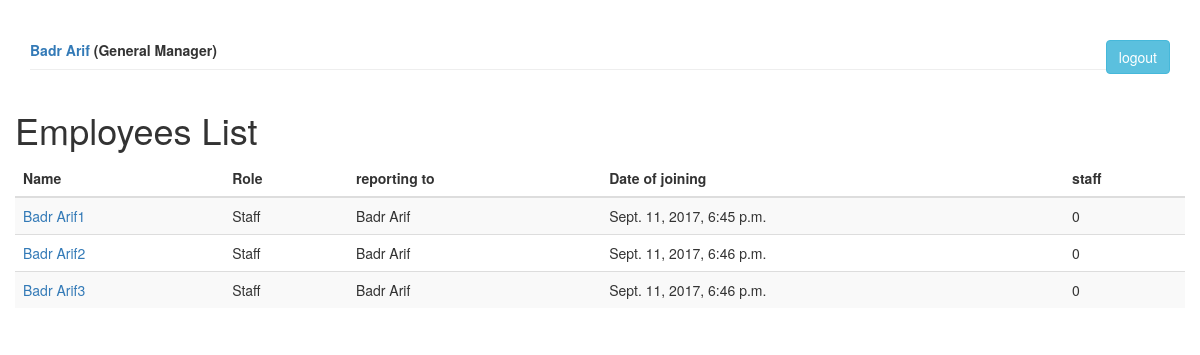
Screenshot of /appraisal/ (signed in) with the database file from the repository.
### appraisal/models.py (models this page shows, shortened)
class Employee(models.Model):
    user = models.OneToOneField(User, on_delete=models.CASCADE, null=True, blank=True)
    employee_type = (('mg', 'Manager'),
                     ('gm', 'General Manager'),
                     ('sf', 'Staff')
                     )
    name = models.CharField(max_length=40)
    type = models.CharField(max_length=2,
                            choices=employee_type,
                            default='sf')
    joined_date = models.DateTimeField('date joined', null=True, blank=True)
    is_active = models.BooleanField(default=True)
    reporting_to = models.ForeignKey("self", on_delete=models.CASCADE, null=True, blank=True)
    @property
    def all_reportee(self):
        return self.employee_set.all()

### appraisal/views.py (the view)
class Index(LoginRequiredMixin, generic.ListView):
    context_object_name = 'employee_list'
    template_name = 'appraisal/index.html'
    def get_queryset(self):
        try:
            return self.request.user.employee.all_reportee
        except:
            return {}
    def get_context_data(self, **kwargs):
        context = super(Index, self).get_context_data(**kwargs)
        return context

### appraisal/templatetags/my_tags.py (called while the page is built)
@register.inclusion_tag('logged_in/user.html')
def logged_in_user(user, takes_context=True):
    return {'user': user}

### appraisal/templates/appraisal/index.html (shortened to what this page needs)
<!DOCTYPE html>
<link rel="stylesheet" href="https://maxcdn.bootstrapcdn.com/bootstrap/3.3.7/css/bootstrap.min.css">
{% load static %}
<html lang="en">
<head>
  <link rel="stylesheet" href="https://maxcdn.bootstrapcdn.com/bootstrap/3.3.7/css/bootstrap.min.css">
</head>
<body>
{% load my_tags %}
{% logged_in_user user%}
<div class="container-fluid">
<h1> Employees List </h1>
{% if employee_list %}
 <table class="table table-striped" data-link="row">
 <thead>
  <tr>
      <th>Name</th>
      <th>Role</th>
      <th>reporting to</th>
      <th>Date of joining </th>
      <th>staff</th>
  </tr>
  </thead>
 <tbody>
    {% for employee in employee_list %}
          <tr>
          <td><a href="{% url 'appraisal:detail' employee.id %}">{{ employee.name }} </a></td>
          <td>{{ employee.get_type_display }}</td>
          <td>{{ employee.reporting_to.name }}</td>
          <td>{{ employee.joined_date }}</td>
          <td>{{ employee.employee_set.count }}</td>
          </tr>
     {% endfor %}
 </tbody>
</table>
{% else %}
    <p>No Employees Added.</p>
{% endif %}
</div>
</body>
</html>

### appraisal/templates/logged_in/user.html
<!DOCTYPE html>
<html lang="en">
<body>
<div class="container">
  <div class="page-header">
    <div><b><a href="{% url 'appraisal:detail' user.employee.id %}">{{ user.employee.name|capfirst }} </a></b>
        <b> ({{ user.employee.get_type_display }})</b>
    <a href="{% url 'appraisal:logout' %}" class="btn btn-info pull-right" role="button">logout</a>
    </div>
  </div>
</div>
</body>
</html>

### rows the page displays
Employee: name "Badr Arif1", type "Staff", reporting_to.name "Badr Arif", joined_date "Sept. 11, 2017, 6:45 p.m.", employee_set.count "0"
Employee: name "Badr Arif2", type "Staff", reporting_to.name "Badr Arif", joined_date "Sept. 11, 2017, 6:46 p.m.", employee_set.count "0"
Employee: name "Badr Arif3", type "Staff", reporting_to.name "Badr Arif", joined_date "Sept. 11, 2017, 6:46 p.m.", employee_set.count "0"

### other values shown
{{ user.employee.name|capfirst }} "Badr Arif"
{{ user.employee.get_type_display }} "General Manager"
